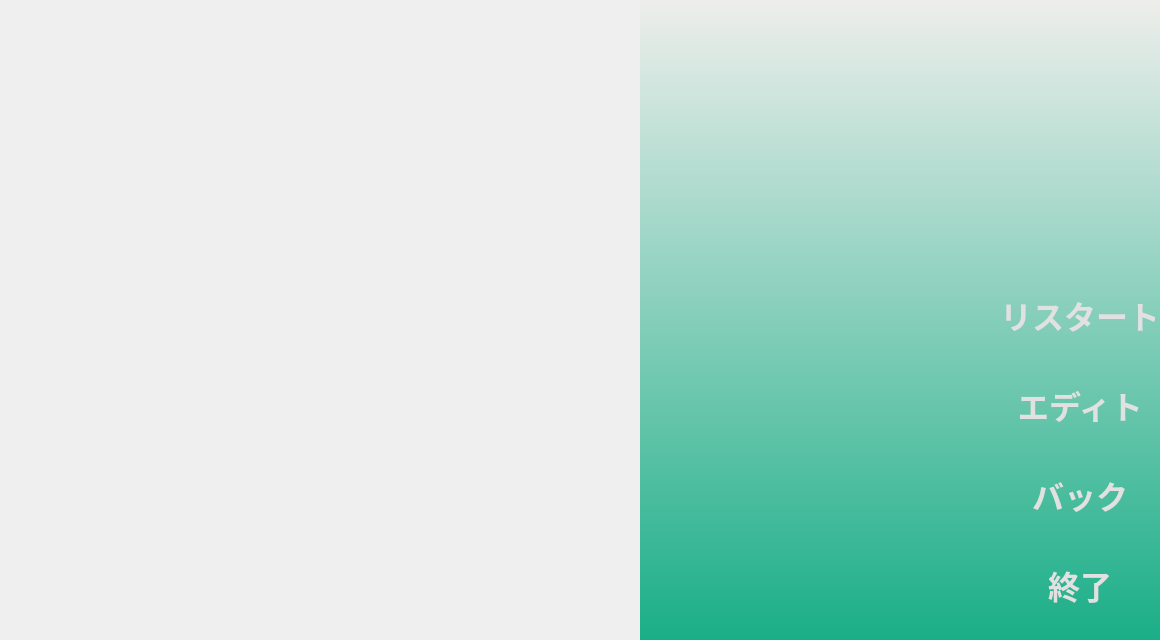
<?xml version="1.0" encoding="UTF-8"?>
<ui version="4.0">
 <class>MainWindow</class>
 <widget class="QMainWindow" name="MainWindow">
  <property name="geometry">
   <rect>
    <x>0</x>
    <y>0</y>
    <width>1160</width>
    <height>640</height>
   </rect>
  </property>
  <property name="font">
   <font>
    <pointsize>24</pointsize>
   </font>
  </property>
  <property name="windowTitle">
   <string>Chess Game</string>
  </property>
  <widget class="QWidget" name="centralWidget">
   <widget class="QLabel" name="label">
    <property name="geometry">
     <rect>
      <x>0</x>
      <y>0</y>
      <width>640</width>
      <height>640</height>
     </rect>
    </property>
    <property name="styleSheet">
     <string notr="true">background-image:url(:/pic/chessboard.png)</string>
    </property>
    <property name="text">
     <string/>
    </property>
   </widget>
   <widget class="QLabel" name="label_2">
    <property name="geometry">
     <rect>
      <x>640</x>
      <y>0</y>
      <width>520</width>
      <height>640</height>
     </rect>
    </property>
    <property name="styleSheet">
     <string notr="true">background-color:qlineargradient(spread:pad, x1:1, y1:0, x2:1, y2:1, stop:0 rgba(238, 238, 236, 255), stop:1 rgba(26, 174, 135, 255))</string>
    </property>
    <property name="text">
     <string/>
    </property>
   </widget>
   <widget class="QPushButton" name="back">
    <property name="geometry">
     <rect>
      <x>1020</x>
      <y>460</y>
      <width>120</width>
      <height>70</height>
     </rect>
    </property>
    <property name="font">
     <font>
      <pointsize>24</pointsize>
      <weight>75</weight>
      <bold>true</bold>
     </font>
    </property>
    <property name="styleSheet">
     <string notr="true">QPushButton {
color:rgb(225, 225, 225);
border:none;
background-color:transparent;
}
QPushButton :pressed{
background-color:qlineargradient(spread:pad, x1:1, y1:0, x2:1, y2:1, stop:0 rgba(255, 255, 255, 255), stop:1 rgba(97, 103, 205, 255));
}</string>
    </property>
    <property name="text">
     <string>バック</string>
    </property>
   </widget>
   <widget class="QPushButton" name="end">
    <property name="geometry">
     <rect>
      <x>1020</x>
      <y>550</y>
      <width>120</width>
      <height>70</height>
     </rect>
    </property>
    <property name="font">
     <font>
      <pointsize>24</pointsize>
      <weight>75</weight>
      <bold>true</bold>
     </font>
    </property>
    <property name="styleSheet">
     <string notr="true">QPushButton {
color:rgb(225, 225, 225);
border:none;
background-color:transparent;
}
QPushButton :pressed{
background-color:qlineargradient(spread:pad, x1:1, y1:0, x2:1, y2:1, stop:0 rgba(255, 255, 255, 255), stop:1 rgba(97, 103, 205, 255));
}</string>
    </property>
    <property name="text">
     <string>終了</string>
    </property>
   </widget>
   <widget class="QPushButton" name="edit">
    <property name="geometry">
     <rect>
      <x>1020</x>
      <y>370</y>
      <width>120</width>
      <height>70</height>
     </rect>
    </property>
    <property name="font">
     <font>
      <pointsize>24</pointsize>
      <weight>75</weight>
      <bold>true</bold>
     </font>
    </property>
    <property name="styleSheet">
     <string notr="true">QPushButton {
color:rgb(225, 225, 225);
border:none;
background-color:transparent;
}
QPushButton :pressed{
background-color:qlineargradient(spread:pad, x1:1, y1:0, x2:1, y2:1, stop:0 rgba(255, 255, 255, 255), stop:1 rgba(97, 103, 205, 255));
}</string>
    </property>
    <property name="text">
     <string>エディト</string>
    </property>
   </widget>
   <widget class="QPushButton" name="restart">
    <property name="geometry">
     <rect>
      <x>1005</x>
      <y>280</y>
      <width>150</width>
      <height>70</height>
     </rect>
    </property>
    <property name="font">
     <font>
      <pointsize>24</pointsize>
      <weight>75</weight>
      <bold>true</bold>
     </font>
    </property>
    <property name="styleSheet">
     <string notr="true">QPushButton {
color:rgb(225, 225, 225);
border:none;
background-color:transparent;
}
QPushButton :pressed{
background-color:qlineargradient(spread:pad, x1:1, y1:0, x2:1, y2:1, stop:0 rgba(255, 255, 255, 255), stop:1 rgba(97, 103, 205, 255));
}</string>
    </property>
    <property name="text">
     <string>リスタート</string>
    </property>
   </widget>
  </widget>
 </widget>
 <layoutdefault spacing="6" margin="11"/>
 <resources/>
 <connections/>
</ui>
